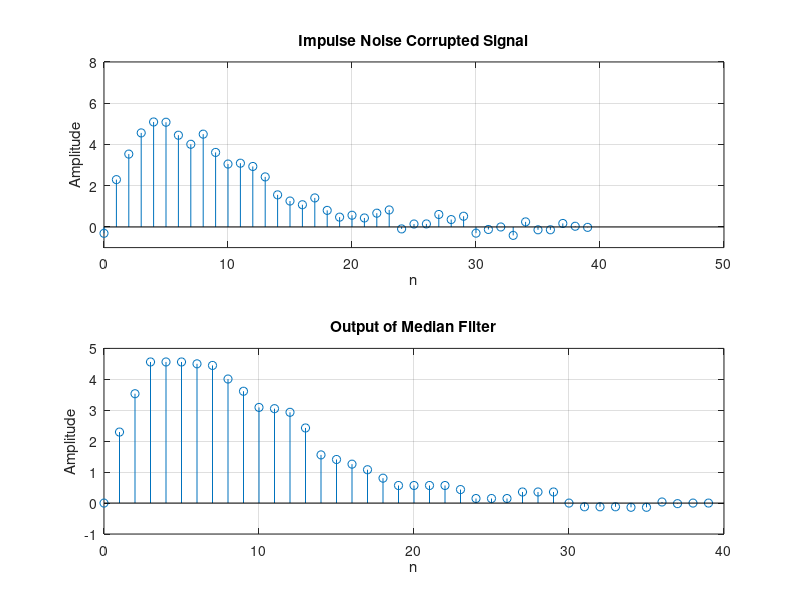

Here is the MATLAB script that generated this plot:
% Program 2_5
% Illustration of Median Filtering
%
N = 5;
R = 40; 
b = 6/5*(rand(1,R)-0.5); % Generate impulse noise
m = 0:R-1;
s = 3*m.*(0.8.^m); % Generate signal
x = s + b; % Impulse noise corrupted signal
y = medfilt1(x,N); % Median filtering
subplot(2,1,1)
stem(m,x);axis([0 50 -1 8]);grid on;
xlabel('n');ylabel('Amplitude');
title('Impulse Noise Corrupted Signal');
subplot(2,1,2)
stem(m,y);grid on;
xlabel('n');ylabel('Amplitude');
title('Output of Median Filter');
